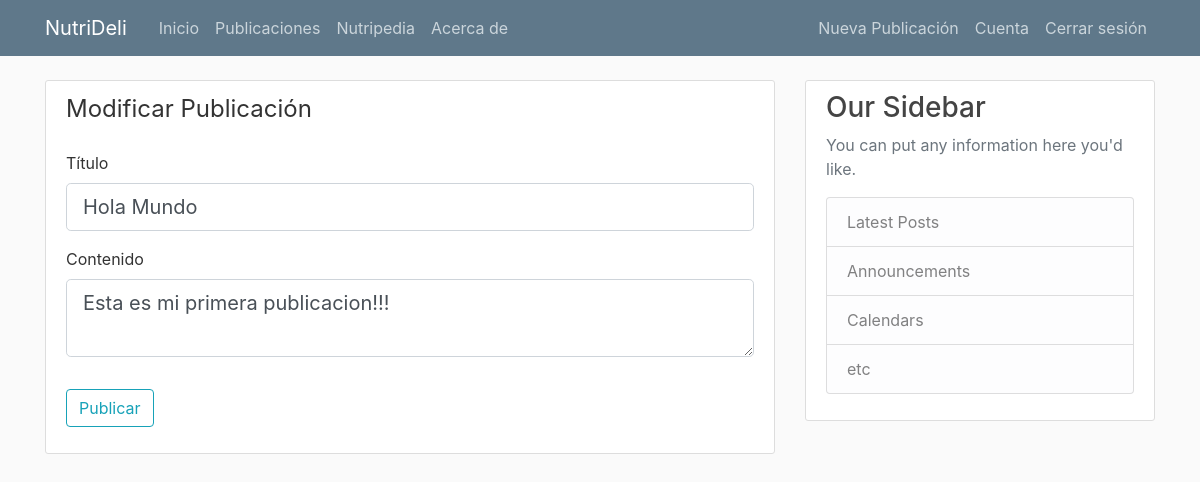
/publicaciones/2/modificar (signed in), run on an earlier commit of the app's database.
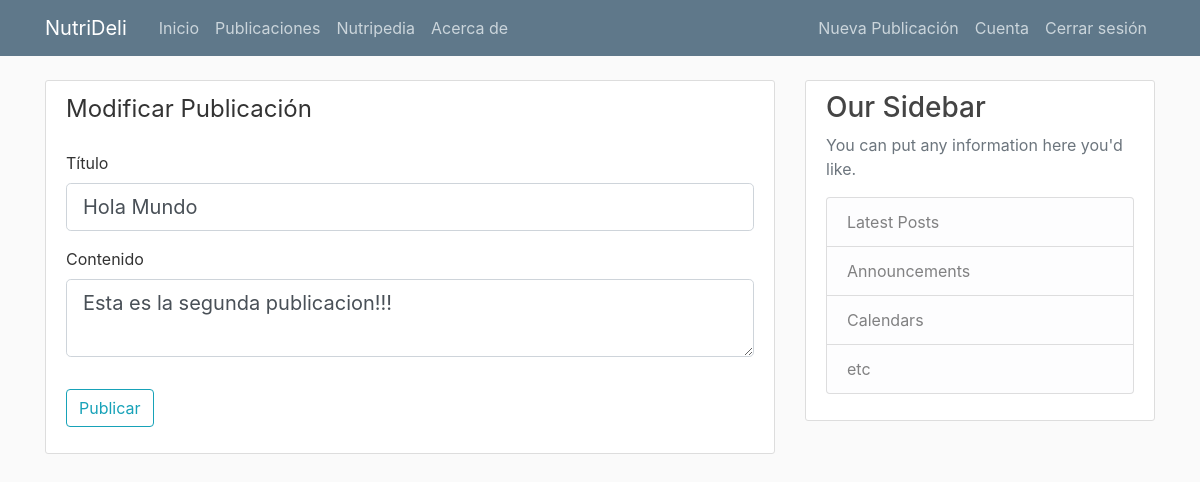
And on a later commit of the database.
### nutrideli_web/models.py (models this page shows, shortened)
class Post(db.Model):
      id = db.Column(db.Integer, primary_key=True)
      title = db.Column(db.String(100), nullable=False)
      date_posted = db.Column(db.DateTime, nullable=False, default=lambda: datetime.now(pytz.timezone('America/Mexico_City')))
      content = db.Column(db.Text, nullable=False)
      user_id = db.Column(db.Integer, db.ForeignKey('user.id'), nullable=False)

### nutrideli_web/routes.py (the view)
@app.route("/publicaciones/<int:post_id>/modificar", methods=['GET', 'POST'])
@login_required
def modificar_post(post_id):
     post = Post.query.get_or_404(post_id)
     if post.author != current_user:
          abort(403)
     form = Publicacion()
     if form.validate_on_submit():
          post.title = form.title.data
          post.content= form.content.data
          db.session.commit()
          flash('¡Tu publicación ha sido modificada!', 'success')
          return redirect(url_for('post', post_id=post.id))
     elif request.method == 'GET':
          form.title.data = post.title
          form.content.data = post.content
     return render_template ('crear_publicacion.html', titulo_pagina='Modificar Publicacion', form=form, legend='Modificar Publicación')

### nutrideli_web/forms.py
class Publicacion(FlaskForm):
    title = StringField('Título', validators=[DataRequired()])
    content = TextAreaField('Contenido', validators=[DataRequired()])
    submit = SubmitField('Publicar')

### nutrideli_web/models.py (called while the page is built)
@login_manager.user_loader
def load_user(user_id):
      return User.query.get(int(user_id))

### nutrideli_web/templates/crear_publicacion.html (shortened to what this page needs)
{% extends "layout.html" %}
{% block content %}
<div class="content-section">
    <form method="POST" action="">
        <fieldset class="form-group">
            <legend class="border=bottom mb-4"> {{ legend }}</legend>
            <div class="form-group">
                {{ form.title.label(class="form-control-label") }}
                {% if form.title.errors %}
                    {{ form.title(class="form-control form-control-lg is-invalid") }}
                    <div class="invalid-feedback">
                        {% for error in form.title.errors %}
                            <span>{{ error }}</span>
                        {% endfor %}
                    </div>
                {% else %}
                    {{ form.title(class="form-control form-control-lg") }}
                {% endif %}
            </div>
            <div class="form-group">
                {{ form.content.label(class="form-control-label") }}
                {% if form.content.errors %}
                    {{ form.content(class="form-control form-control-lg is-invalid") }}
                    <div class="invalid-feedback">
                        {% for error in form.content.errors %}
                            <span>{{ error }}</span>
                        {% endfor %}
                    </div>
                {% else %}
                    {{ form.content(class="form-control form-control-lg") }}
                {% endif %}
            </div>
        </fieldset>
        <div class="form-group">
            {{ form.submit(class="btn btn-outline-info") }}
        </div>
    </form>
</div>
{% endblock content %}

### nutrideli_web/templates/layout.html (shortened to what this page needs)
<!DOCTYPE html>
<html lang="en">
<head>
    <link rel="stylesheet" href="https://cdn.jsdelivr.net/npm/bootstrap@4.0.0/dist/css/bootstrap.min.css">
    <link rel="stylesheet" type="text/css" href="{{ url_for('static', filename='main.css') }}">
</head>
<body>
    <header class="site-header">
        <nav class="navbar navbar-expand-md navbar-dark bg-steel fixed-top">
          <div class="container">
            <a class="navbar-brand mr-4" href="/">NutriDeli</a>
            <div class="collapse navbar-collapse" id="navbarToggle">
              <div class="navbar-nav mr-auto">
                <a class="nav-item nav-link" href="{{ url_for('inicio') }}">Inicio</a>
                <a class="nav-item nav-link" href="{{ url_for('blog_publicaciones') }}">Publicaciones</a>
                <a class="nav-item nav-link" href="{{ url_for('nutripedia') }}">Nutripedia</a>
                <a class="nav-item nav-link" href="{{ url_for('acerca_de') }}">Acerca de</a>
              </div>
              <div class="navbar-nav">
                {% if current_user.is_authenticated %}
                  <a class="nav-item nav-link" href="{{ url_for('nueva_publicacion') }}">Nueva Publicación </a>
                  <a class="nav-item nav-link" href="{{ url_for('cuenta') }}">Cuenta </a>
                  <a class="nav-item nav-link" href="{{ url_for('cerrar_sesion') }}">Cerrar sesión</a>
                {% else %}
                  <a class="nav-item nav-link" href="{{ url_for('iniciar_sesion') }}">Iniciar sesión</a>
                  <a class="nav-item nav-link" href="{{ url_for('registro') }}">Registrarse</a>
                {% endif %}
              </div>
            </div>
          </div>
        </nav>
    </header>
    <main role="main" class="container">
        <div class="row">
          <div class="col-md-8">
            {% block content %}{% endblock %}
          </div>
          <div class="col-md-4">
            <div class="content-section">
              <h3>Our Sidebar</h3>
              <p class='text-muted'>You can put any information here you'd like.
                <ul class="list-group">
                  <li class="list-group-item list-group-item-light">Latest Posts</li>
                  <li class="list-group-item list-group-item-light">Announcements</li>
                  <li class="list-group-item list-group-item-light">Calendars</li>
                  <li class="list-group-item list-group-item-light">etc</li>
                </ul>
              </p>
            </div>
          </div>
        </div>
    </main>
</body>
</html>

### nutrideli_web/static/main.css (style rules this page uses)
body { background: #fafafa; color: #333333; margin-top: 5rem; }
h1, h2, h3, h4, h5, h6 { color: #444444; }
.bg-steel { background-color: #5f788a; }
.site-header .navbar-nav .nav-link { color: #cbd5db; }
.content-section { background: #ffffff; padding: 10px 20px; border: 1px solid #dddddd; border-radius: 3px; margin-bottom: 20px; }

What changed in the data, as far as the page shows it:
changed Post "Hola Mundo": content "Esta es mi primera publicacion!!!" → "Esta es la segunda publicacion!!!"
